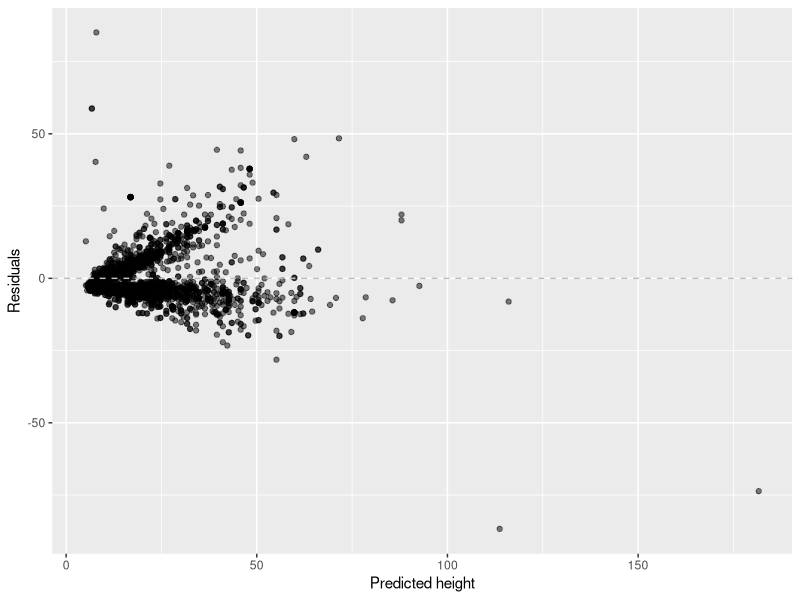
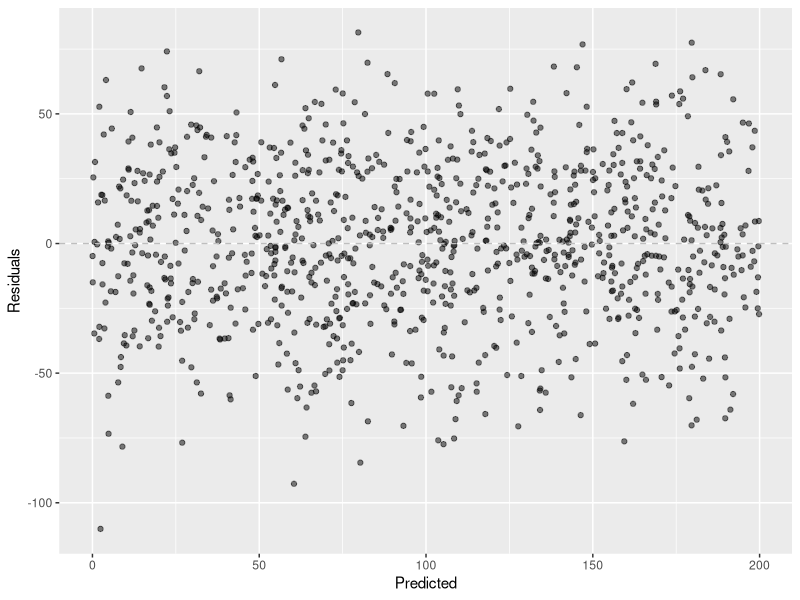
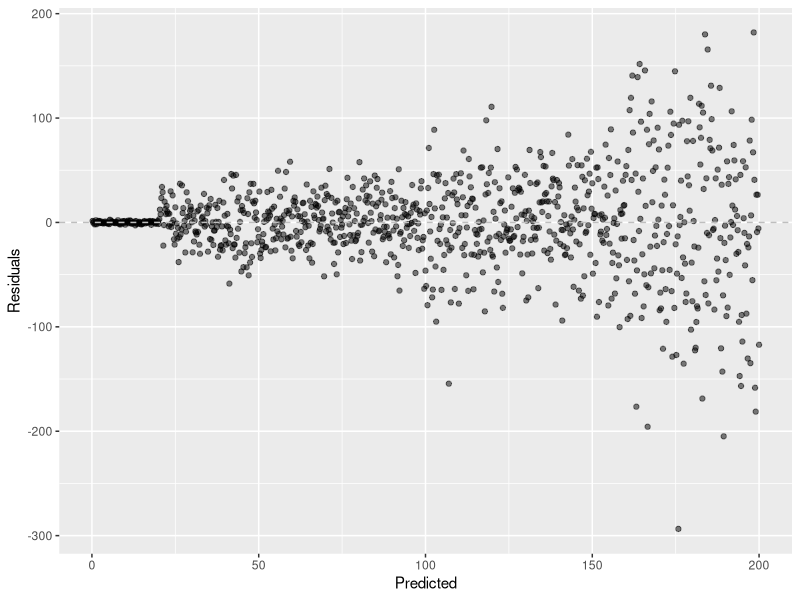
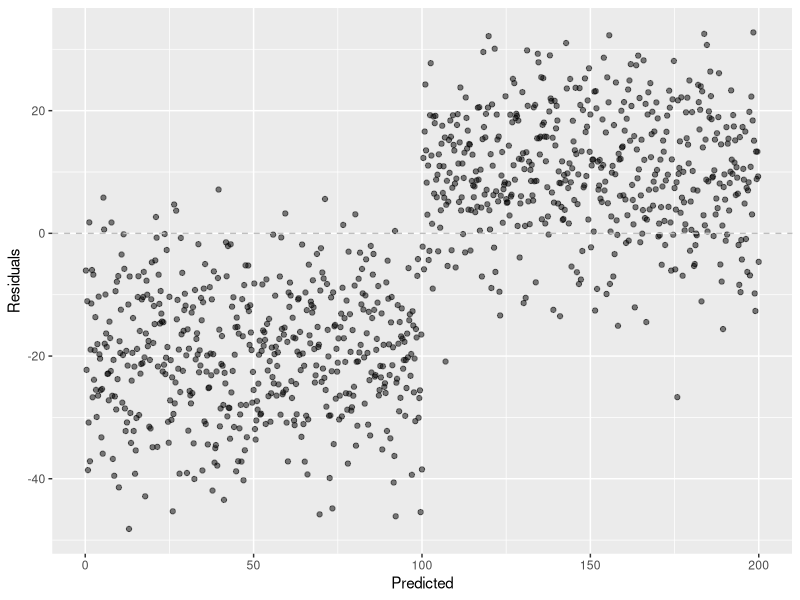
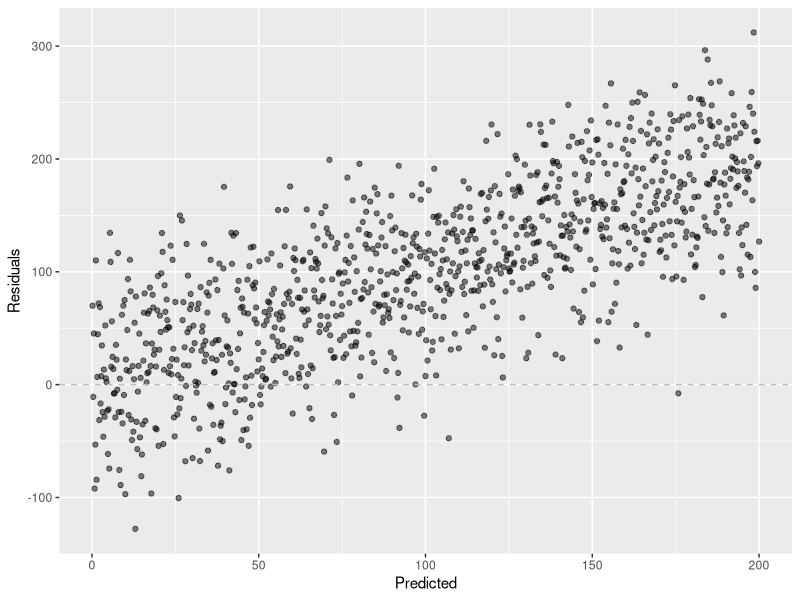
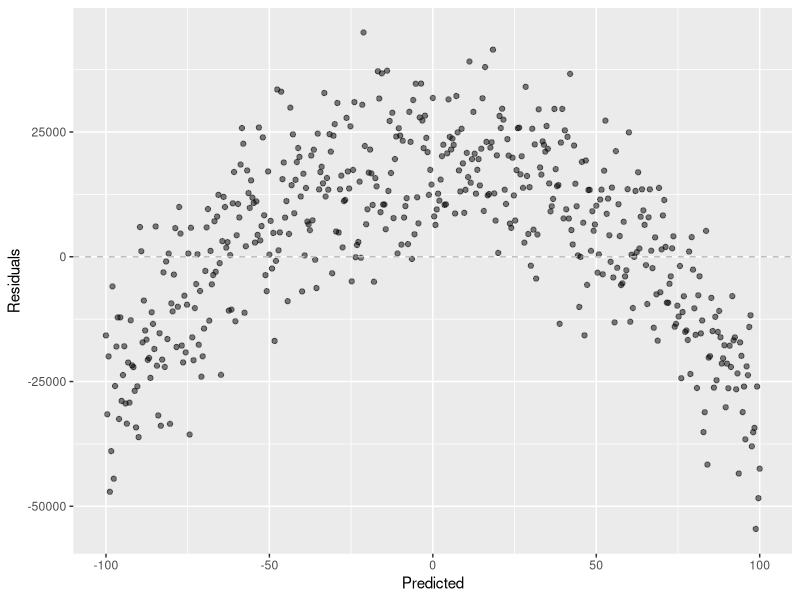
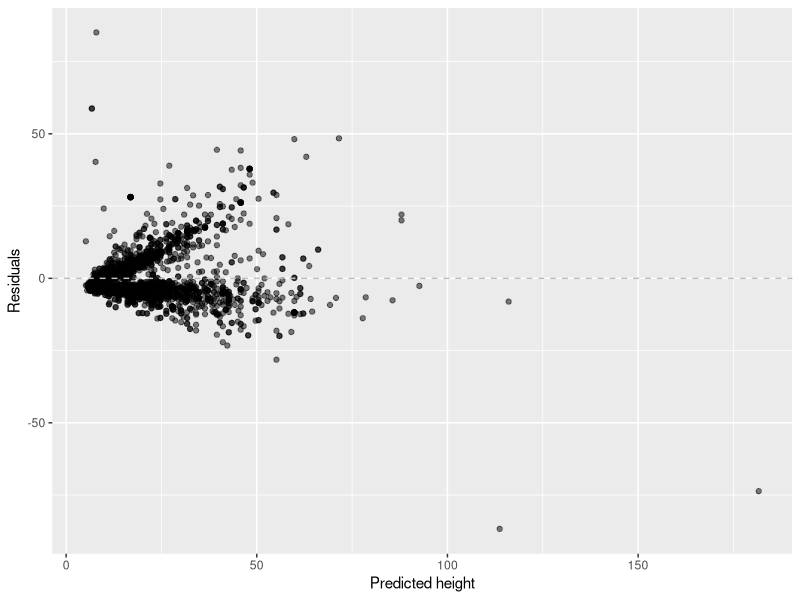
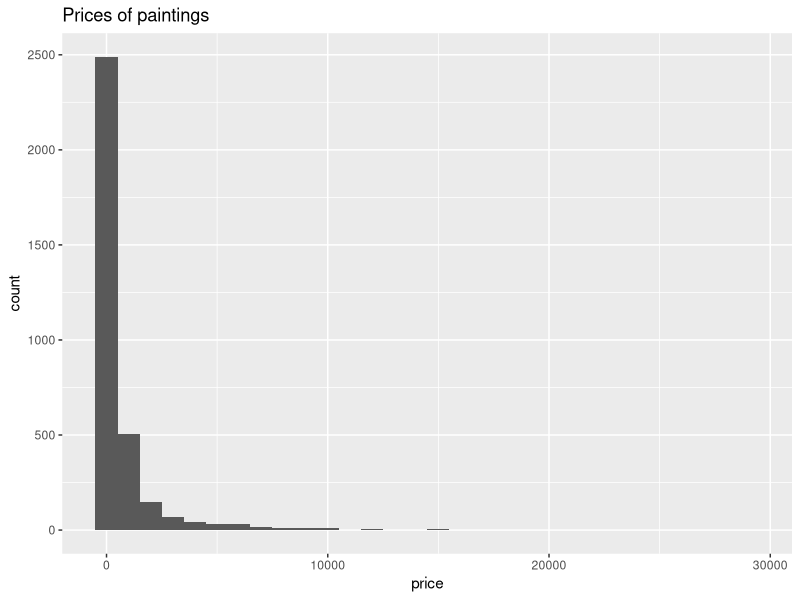

Recreate these plots in R, in order. (Note: this script raises an error after producing the figures.)
## ---- chunk 1

## ---- chunk 2
library(tidyverse)
library(scales)
library(broom)
library(here)
## ---- chunk 3
pp <- read_csv(
  "data/paris-paintings.csv", 
  na = c("n/a", "", "NA")
  )
## ---- chunk 4
m_ht_wt <- lm(Height_in ~ Width_in, data = pp)
m_ht_wt_aug <- augment(m_ht_wt)
ggplot(m_ht_wt_aug, mapping = aes(x = .fitted, y = .resid)) +
  geom_point(alpha = 0.5) +
  geom_hline(yintercept = 0, color = "gray", lty = "dashed") +
  labs(x = "Predicted height", y = "Residuals")
## ---- chunk 5
set.seed(12346)
df <- tibble(
  fake_resid = rnorm(1000, mean = 0, sd = 30),
  fake_predicted = runif(1000, min = 0, max = 200)
)
ggplot(df, mapping = aes(x = fake_predicted, y = fake_resid)) +
  geom_point(alpha = 0.5) +
  geom_hline(yintercept = 0, color = "gray", lty = "dashed") +
  labs(x = "Predicted", y = "Residuals")
## ---- chunk 6
set.seed(12346)
df <- tibble(
  fake_resid = c(rnorm(100, mean = 0, sd = 1), 
                 rnorm(100, mean = 0, sd = 15), 
                 rnorm(100, mean = 0, sd = 25), 
                 rnorm(100, mean = 0, sd = 20), 
                 rnorm(100, mean = 0, sd = 25), 
                 rnorm(100, mean = 0, sd = 50), 
                 rnorm(100, mean = 0, sd = 35), 
                 rnorm(100, mean = 0, sd = 40),
                 rnorm(200, mean = 0, sd = 80)),
  fake_predicted = seq(0.2, 200, 0.2)
)
ggplot(df, mapping = aes(x = fake_predicted, y = fake_resid)) +
  geom_point(alpha = 0.5) +
  geom_hline(yintercept = 0, color = "gray", lty = "dashed") +
  labs(x = "Predicted", y = "Residuals")
## ---- chunk 7
set.seed(12346)
df <- tibble(
  fake_predicted = seq(0.2, 200, 0.2),
  fake_resid = c(
    rnorm(500, mean = -20, sd = 10),
    rnorm(500, mean = 10, sd = 10)
  )
)
ggplot(df, mapping = aes(x = fake_predicted, y = fake_resid)) +
  geom_point(alpha = 0.5) +
  geom_hline(yintercept = 0, color = "gray", lty = "dashed") +
  labs(x = "Predicted", y = "Residuals")
## ---- chunk 8
set.seed(12346)
df <- tibble(
  fake_predicted = seq(0.2, 200, 0.2),
  fake_resid = fake_predicted + rnorm(1000, mean = 0, sd = 50)
)
ggplot(df, mapping = aes(x = fake_predicted, y = fake_resid)) +
  geom_point(alpha = 0.5) +
  geom_hline(yintercept = 0, color = "gray", lty = "dashed") +
  labs(x = "Predicted", y = "Residuals")
## ---- chunk 9
set.seed(12346)
df <- tibble(
  fake_predicted = seq(-100, 100, 0.4),
  fake_resid = -5*fake_predicted^2 - 3*fake_predicted + 20000 + rnorm(501, mean = 0, sd = 10000)
)
ggplot(df, mapping = aes(x = fake_predicted, y = fake_resid)) +
  geom_point(alpha = 0.5) +
  geom_hline(yintercept = 0, color = "gray", lty = "dashed") +
  labs(x = "Predicted", y = "Residuals")
## ---- chunk 10
ggplot(m_ht_wt_aug, mapping = aes(x = .fitted, y = .resid)) +
  geom_point(alpha = 0.5) +
  geom_hline(yintercept = 0, color = "gray", lty = "dashed") +
  labs(x = "Predicted height", y = "Residuals")
## ---- chunk 11
ggplot(data = pp, aes(x = price)) +
  geom_histogram(binwidth = 1000) +
  labs(title = "Prices of paintings")
## ---- chunk 12
ggplot(data = pp, aes(x = Width_in, y = price)) +
  geom_point(alpha = 0.5) +
  labs(x = "Width (in)", y = "Price (livres)")
## ---- chunk 13
pp_wt_lt_100 <- pp %>% 
  filter(Width_in < 100)
## ---- chunk 14
ggplot(data = pp_wt_lt_100, 
       mapping = aes(x = Width_in, y = price)) +
  geom_point(alpha = 0.5) +
  labs(title = "Price vs. width", subtitle = "For width < 100 in",
       x = "Width (in)", y = "Price (livres)")
## ---- chunk 15
ggplot(data = pp_wt_lt_100, 
       mapping = aes(x = Width_in, y = log(price))) +
  geom_point(alpha = 0.5) +
  labs(title = "Log(price) vs. width", subtitle = "For width < 100 in",
       x = "Width (in)", y = "Log(price) (log livres)")
## ---- chunk 16
m_price_wt <- lm(price ~ Width_in, data = pp_wt_lt_100)
m_price_wt_aug <- augment(m_price_wt)
ggplot(data = m_price_wt, 
       mapping = aes(x = .fitted, y = .resid)) +
  geom_point(alpha = 0.5) +
  labs(
    title = "Price vs. width, residuals", 
    subtitle = "For width < 100 in",
    x = "Predicted price (livres)", 
    y = "Residuals"
    )
## ---- chunk 17
pp_wt_lt_100 <- pp_wt_lt_100 %>% mutate(log_price = log(price))
m_lprice_wt <- lm(log_price ~ Width_in, data = pp_wt_lt_100)
m_lprice_wt_aug <- augment(m_lprice_wt)
ggplot(data = m_lprice_wt_aug, 
       mapping = aes(x = .fitted, y = .resid)) +
  geom_point(alpha = 0.5) +
  labs(
    title = "Log(Price) vs. width, residuals", 
    subtitle = "For width < 100 in",
    x = "Predicted log(price) (log livres)", 
    y = "Residuals"
    )
## ---- chunk 18
ggplot(data = pp_wt_lt_100, mapping = aes(x = Width_in, y = log(price))) +
  geom_point(alpha = 0.5) +
  geom_smooth(method = "lm", color = "#A7D5E8", se = FALSE) +
  labs(x = "Width (in)", y = "Log(price) (log livres)")
## ---- chunk 19
m_lprice_wt <- lm(log(price) ~ Width_in, data = pp_wt_lt_100)
tidy(m_lprice_wt)
## ---- chunk 20
countdown(minutes = 3)
## ---- chunk 21
tidy(m_lprice_wt)
## ---- chunk 22
countdown(minutes = 3)
## ---- chunk 23
m_price_wt %>%
  tidy() %>%
  select(term, estimate)
## ---- chunk 24
m_lprice_wt %>%
  tidy() %>%
  select(term, estimate) %>%
  mutate(
    estimate_exp = exp(estimate)
    )
## ---- chunk 25
log(0)
## ---- chunk 26
log(0 + 0.00001)
